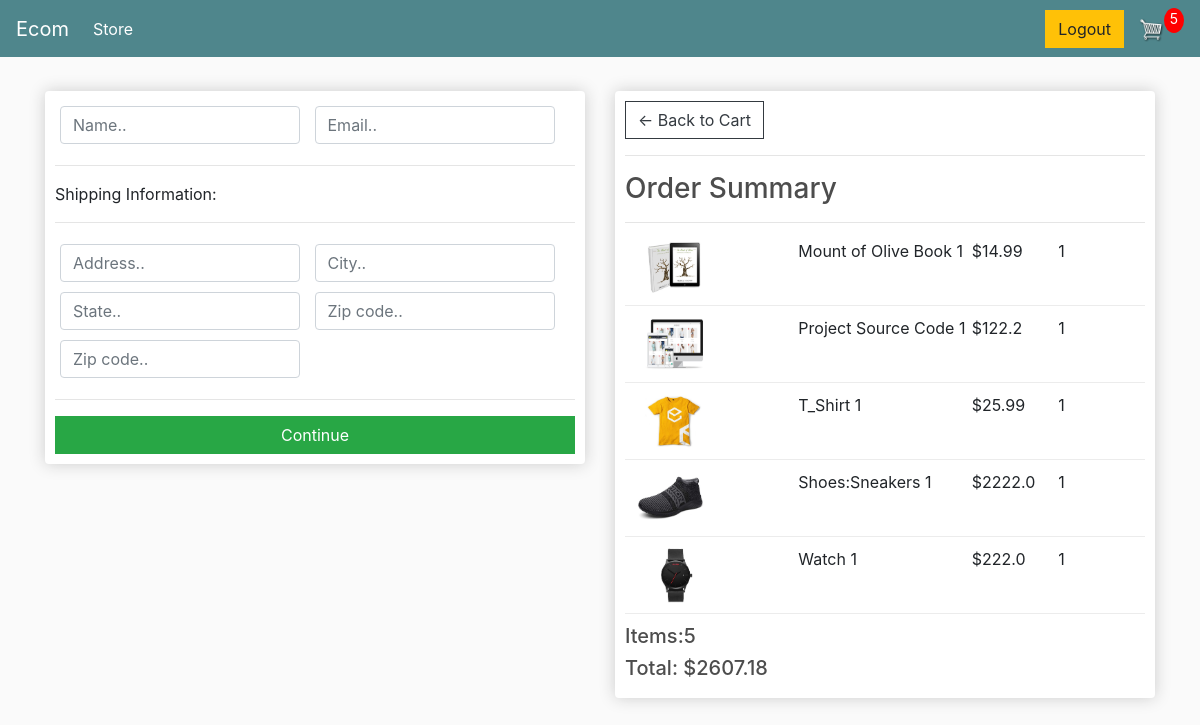
The app's page /checkout/ (signed in) with its own data.
### store/models.py (models this page shows, shortened)
class OrderItem(models.Model):
  product=models.ForeignKey(Product,on_delete=models.SET_NULL,blank=True,null=True)
  order=models.ForeignKey(Order,on_delete=models.SET_NULL,blank=True,null=True)
  quantity=models.IntegerField(default=0,null=True,blank=True)
  date_added=models.DateTimeField(auto_now_add=True)
  @property
  def get_total(self):
    total=self.product.price*self.quantity
    return total

class Product(models.Model):
  name=models.CharField(max_length=200)
  price=models.FloatField()
  digital=models.BooleanField(default=False,null=True,blank=True)
  image=models.ImageField(null=True,blank=True)

class Order(models.Model):
  customer=models.ForeignKey(Customer,on_delete=models.SET_NULL,null=True,blank=True)
  date_ordered=models.DateTimeField(auto_now_add=True)
  complete=models.BooleanField(default=False)
  transaction_id=models.CharField(max_length=100,null=True)
  @property
  def get_cart_total(self):
    orderitems=self.orderitem_set.all()
    total=sum([item.get_total for item in orderitems ])
    return total
  @property
  def get_cart_items(self):
    orderitems=self.orderitem_set.all()
    total=sum([item.quantity for item in orderitems ])
    return total
  @property
  def shipping(self):
    shipping=False
    orderitems=self.orderitem_set.all()
    for i in orderitems:
      if i.product.digital==False:
        shipping=True
    return shipping

### store/views.py (the view)
# urls.py: path('checkout/', views.checkout, name="checkout"),
def checkout(request):
	if request.user.is_authenticated:
		customer=Customer.objects.filter(user=request.user).first()
		order,created=Order.objects.get_or_create(customer=customer,complete=False)
		items=order.orderitem_set.all()
		cartItems=order.get_cart_items
	else:
		customer=       customer = Customer.objects.create(user=request.user, name=request.user.username, email=request.user.email)
		items=[]
		order={'get_cart_tptal':0,'get_cart_items':0}
		cartItems=order['get_cart_items']
	context={'items':items,'order':order,'cartItems':cartItems}
	return render(request, 'store/checkout.html', context)

### store/templates/store/checkout.html (shortened to what this page needs)
{% extends 'store/main.html' %}
{% load static %}
{% block content %}
     <div class="row">
		<div class="col-lg-6">
			<div class="box-element" id="form-wrapper">
				<form id="form">
					<div id="user-info">
						<div class="form-field">
							<input required class="form-control" type="text" name="name" placeholder="Name..">
						</div>
						<div class="form-field">
							<input required class="form-control" type="email" name="email" placeholder="Email..">
						</div>
					</div>
					<div id="shipping-info">
						<hr>
						<p>Shipping Information:</p>
						<hr>
						<div class="form-field">
							<input class="form-control" type="text" name="address" placeholder="Address..">
						</div>
						<div class="form-field">
							<input class="form-control" type="text" name="city" placeholder="City..">
						</div>
						<div class="form-field">
							<input class="form-control" type="text" name="state" placeholder="State..">
						</div>
						<div class="form-field">
							<input class="form-control" type="text" name="zipcode" placeholder="Zip code..">
						</div>
						<div class="form-field">
							<input class="form-control" type="text" name="country" placeholder="Zip code..">
						</div>
					</div>
					<hr>
					<input id="form-button" class="btn btn-success btn-block" type="submit" value="Continue">
				</form>
			</div>
			<br>
		</div>
		<div class="col-lg-6">
			<div class="box-element">
				<a  class="btn btn-outline-dark" href="{% url 'cart' %}">&#x2190; Back to Cart</a>
				<hr>
				<h3>Order Summary</h3>
				<hr>
				{% for item in items %}
				<div class="cart-row">
					<div style="flex:2"><img class="row-image" src="{{item.product.image.url}}"></div>
					<div style="flex:2"><p>{{item.product.name}} 1</p></div>
					<div style="flex:1"><p>${{item.product.price}}</p></div>
					<div style="flex:1"><p>{{item.quantity}}</p></div>
				</div>
				{% endfor %}
				<h5>Items:{{order.get_cart_items}}</h5>
				<h5>Total: ${{order.get_cart_total|floatformat:2}}</h5>
			</div>
		</div>
	</div>
{% endblock content %}

### static/css/main.css (style rules this page uses)
body { background-color: hsl(0, 0%, 98%); }
h1,h2,h3,h4,h5,h6 { color:hsl(0, 0%, 30%); }
.box-element { box-shadow:hsl(0, 0%, 80%) 0 0 16px; background-color: #fff; border-radius: 4px; padding: 10px; }
.col-lg-4, .col-lg-6, .col-lg-8, .col-lg-12 { margin-top: 10px; }
.btn { border-radius: 0; }
.row-image { width: 100px; }
.form-field { width:250px; display: inline-block; padding: 5px; }
.cart-row { display: flex; align-items: flex-stretch; padding-bottom: 10px; margin-bottom: 10px; border-bottom: 1px solid #ececec; }

### records on screen
OrderItem: product.image (picture), product.name "Mount of Olive Book", product.price "14.99", quantity "1"
OrderItem: product.image (picture), product.name "Project Source Code", product.price "122.2", quantity "1"
OrderItem: product.image (picture), product.name "T_Shirt", product.price "25.99", quantity "1"
OrderItem: product.image (picture), product.name "Shoes:Sneakers", product.price "2222.0", quantity "1"
OrderItem: product.image (picture), product.name "Watch", product.price "222.0", quantity "1"
Order: get_cart_items "5", get_cart_total "2607.18"

### other values on screen
{{ cartItems }} "5"
